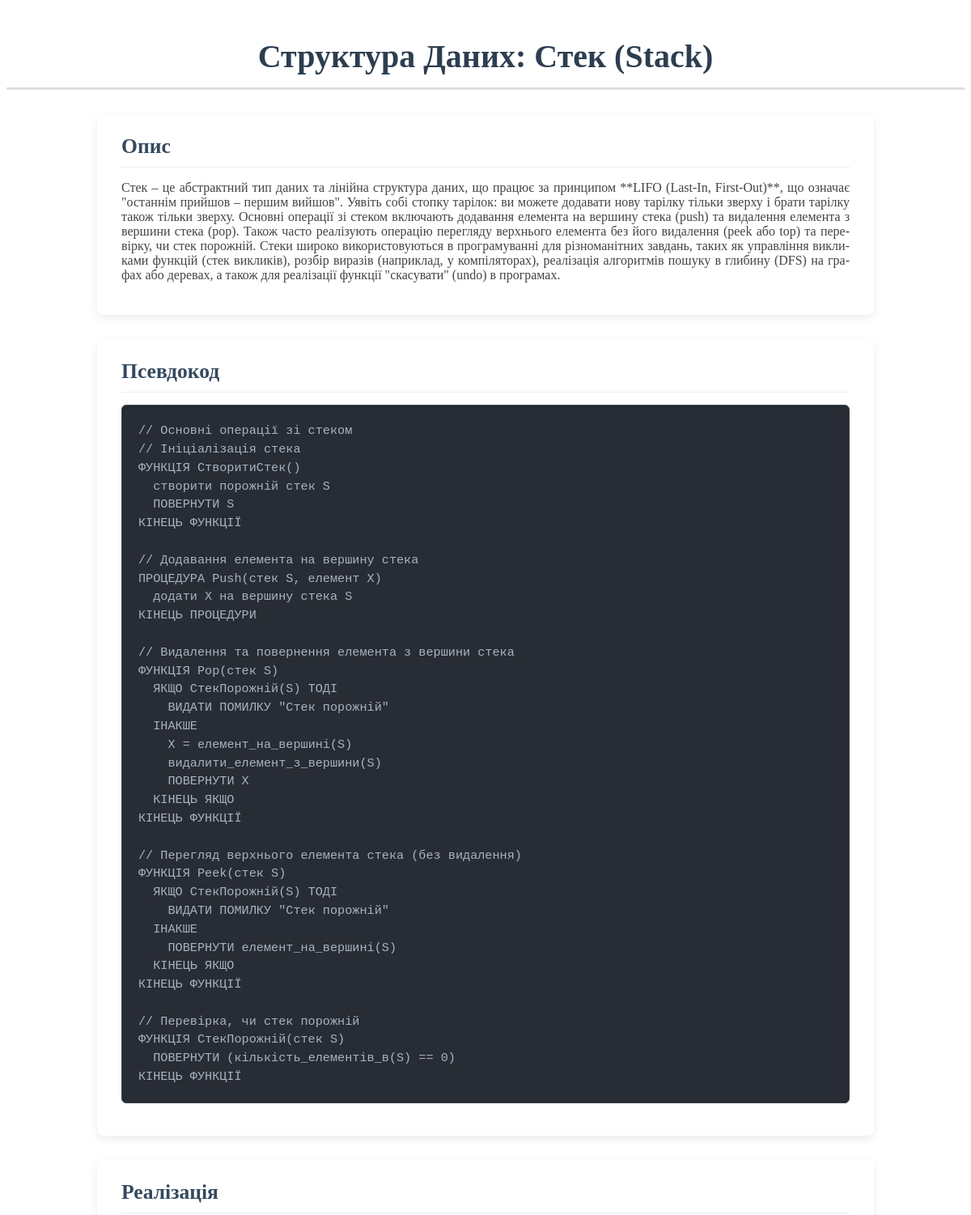
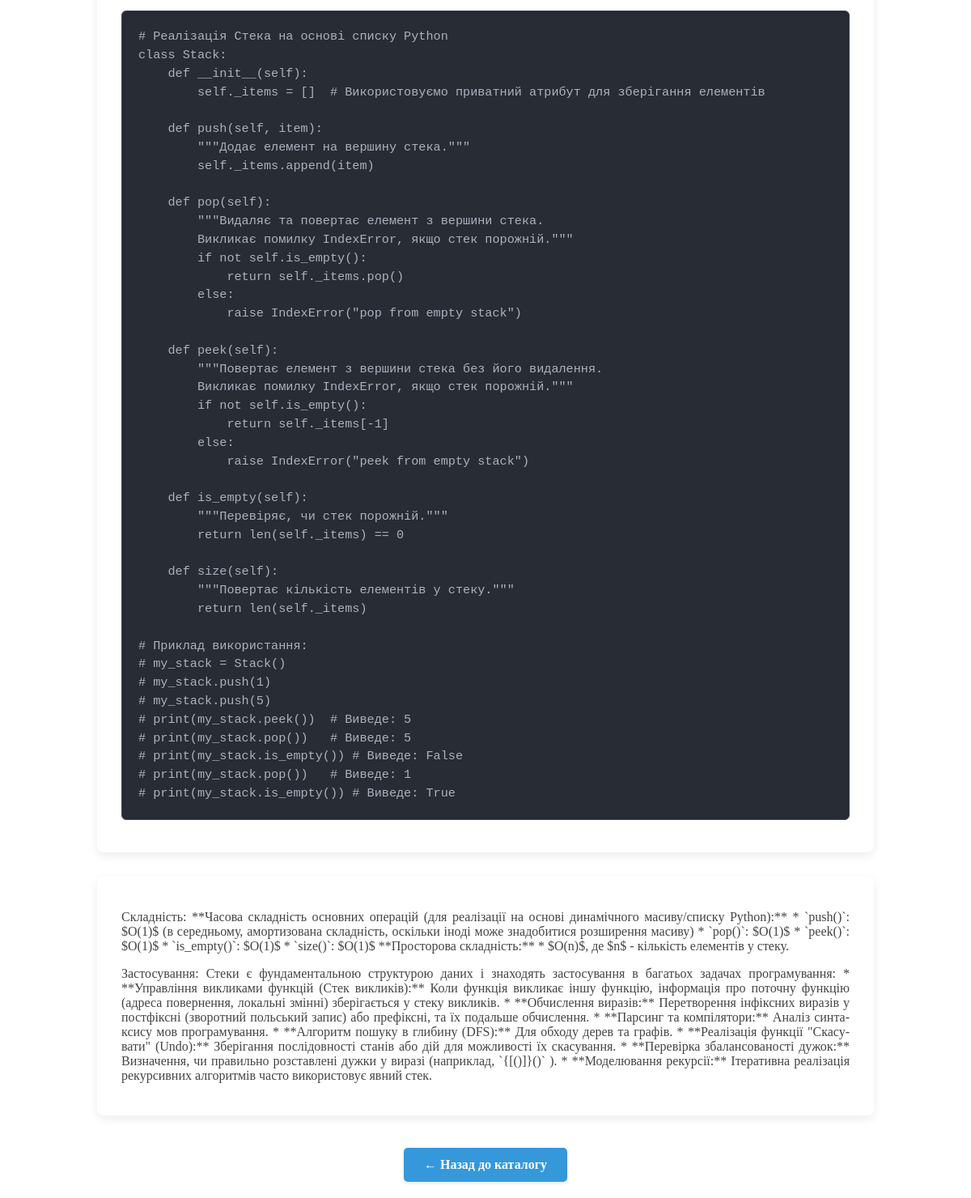
Screenshot of /algorithm/6 with the database file from the repository (2 pictures, top to bottom).
### models.py (models this page shows)
class Algorithm(db.Model):
    id = db.Column(db.Integer, primary_key=True)
    name = db.Column(db.String(100), nullable=False)
    category = db.Column(db.String(50), nullable=False)
    description = db.Column(db.Text, nullable=False)
    pseudocode = db.Column(db.Text)
    implementation = db.Column(db.Text)
    complexity = db.Column(db.String(100))
    usage = db.Column(db.Text)

### app.py (the view)
@app.route('/algorithm/<int:id>')
def algorithm(id):
    algo = Algorithm.query.get_or_404(id)
    return render_template('algorithm.html', algo=algo)

### templates/algorithm.html (shortened to what this page needs)
﻿<!DOCTYPE html>
<html lang="uk">
<head>
    <link href="{{ url_for('static', filename='style.css') }}" rel="stylesheet" />
</head>
<body class="algorithm-details-page">
    <h1>{{ algo.name }}</h1>
    <div class="section">
        <h3>Опис</h3>
        <p>{{ algo.description }}</p>
    </div>
    <div class="section">
        <h3>Псевдокод</h3>
        <pre>{{ algo.pseudocode }}</pre>
    </div>
    <div class="section">
        <h3>Реалізація</h3>
        <pre>{{ algo.implementation }}</pre>
    </div>
    <div class="section">
        <p class="meta">Складність: {{ algo.complexity }}</p>
        <p class="meta">Застосування: {{ algo.usage }}</p>
    </div>
    <a class="back-link" href="{{ url_for('index') }}">← Назад до каталогу</a>
</body>
</html>

### static/style.css (style rules this page uses)
body.algorithm-details-page h1 { text-align: center; font-size: 2.5em; color: #2c3e50; margin-top: 20px; margin-bottom: 30px; padding-bottom: 15px; border-bottom: 3px solid #e0e0e0; }
.section { background-color: #ffffff; border-radius: 8px; box-shadow: 0 4px 12px rgba(0, 0, 0, 0.08); padding: 25px 30px; margin: 0 auto 30px auto; max-width: 900px; }
.section h3 { font-size: 1.6em; color: #34495e; margin-top: 0; margin-bottom: 15px; padding-bottom: 10px; border-bottom: 1px solid #eee; }
.section p { font-size: 1em; color: #444; text-align: justify; hyphens: auto; -webkit-hyphens: auto; -ms-hyphens: auto; margin-bottom: 15px; }
pre { background-color: #282c34; color: #abb2bf; padding: 20px; border-radius: 6px; overflow-x: auto; font-family: 'Fira Code', 'Consolas', 'Courier New', monospace; font-size: 0.95em; line-height: 1.5; white-space: pre-wrap; word-break: break-all; border: 1px solid #3e4451; box-shadow: 0 2px 5px rgba(0,0,0,0.1) inset; }
.back-link { display: block; width: fit-content; margin: 40px auto 20px auto; padding: 12px 25px; background-color: #3498db; color: white; text-decoration: none; border-radius: 5px; font-weight: bold; text-align: center; transition: background-color 0.2s ease-in-out, transform 0.1s ease; box-shadow: 0 2px 4px rgba(0,0,0,0.1); }

### rows the page displays
Algorithm: name "Структура Даних: Стек (Stack)", description "Стек – це абстрактний тип даних та лінійна структура даних, що працює за принципом **LIFO (Last-In, First-Out)**, що означає \"останнім прийшов – першим вийшов\". Уявіть собі стопку тарілок: ви можете додавати нову тарілку тільки зверху і брати тарілку також тільки зверху. Основні операції зі стеком включають додавання елемента на вершину стека (push) та видалення елемента з вершини стека (pop). Також часто реалізують операцію перегляду верхнього елемента без його видалення (peek або top) та перевірку, чи стек порожній. Стеки широко використовуються в програмуванні для різноманітних завдань, таких як управління викликами функцій (стек викликів), розбір виразів (наприклад, у компіляторах),…", pseudocode "// Основні операції зі стеком // Ініціалізація стека ФУНКЦІЯ СтворитиСтек() створити порожній стек S ПОВЕРНУТИ S КІНЕЦЬ ФУНКЦІЇ // Додавання елемента на вершину стека ПРОЦЕДУРА Push(стек S, елемент X) додати X на вершину стека S КІНЕЦЬ ПРОЦЕДУРИ // Видалення та повернення елемента з вершини стека ФУНКЦІЯ Pop(стек S) ЯКЩО СтекПорожній(S) ТОДІ ВИДАТИ ПОМИЛКУ \"Стек порожній\" ІНАКШЕ X = елемент_на_вершині(S) видалити_елемент_з_вершини(S) ПОВЕРНУТИ X КІНЕЦЬ ЯКЩО КІНЕЦЬ ФУНКЦІЇ // Перегляд верхнього елемента стека (без видалення) ФУНКЦІЯ Peek(стек S) ЯКЩО СтекПорожній(S) ТОДІ ВИДАТИ ПОМИЛКУ \"Стек порожній\" ІНАКШЕ ПОВЕРНУТИ елемент_на_вершині(S) КІНЕЦЬ ЯКЩО КІНЕЦЬ ФУНКЦІЇ // Перевірка, чи стек…", implementation "# Реалізація Стека на основі списку Python class Stack: def __init__(self): self._items = [] # Використовуємо приватний атрибут для зберігання елементів def push(self, item): \"\"\"Додає елемент на вершину стека.\"\"\" self._items.append(item) def pop(self): \"\"\"Видаляє та повертає елемент з вершини стека. Викликає помилку IndexError, якщо стек порожній.\"\"\" if not self.is_empty(): return self._items.pop() else: raise IndexError(\"pop from empty stack\") def peek(self): \"\"\"Повертає елемент з вершини стека без його видалення. Викликає помилку IndexError, якщо стек порожній.\"\"\" if not self.is_empty(): return self._items[-1] else: raise IndexError(\"peek from empty stack\") def is_empty(self):…", complexity "**Часова складність основних операцій (для реалізації на основі динамічного масиву/списку Python):** * `push()`: $O(1)$ (в середньому, амортизована складність, оскільки іноді може знадобитися розширення масиву) * `pop()`: $O(1)$ * `peek()`: $O(1)$ * `is_empty()`: $O(1)$ * `size()`: $O(1)$ **Просторова складність:** * $O(n)$, де $n$ - кількість елементів у стеку.", usage "Стеки є фундаментальною структурою даних і знаходять застосування в багатьох задачах програмування: * **Управління викликами функцій (Стек викликів):** Коли функція викликає іншу функцію, інформація про поточну функцію (адреса повернення, локальні змінні) зберігається у стеку викликів. * **Обчислення виразів:** Перетворення інфіксних виразів у постфіксні (зворотний польський запис) або префіксні, та їх подальше обчислення. * **Парсинг та компілятори:** Аналіз синтаксису мов програмування. * **Алгоритм пошуку в глибину (DFS):** Для обходу дерев та графів. * **Реалізація функції \"Скасувати\" (Undo):** Зберігання послідовності станів або дій для можливості їх скасування. * **Перевірка…"
